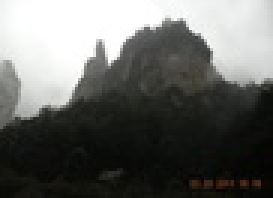
%> input picture 颜色传递函数/12.jpg, 91 x 66 px, shrunk from 416 x 300 before the run (shown 3 times larger)
$ octave ColorTransfer.m   (GNU Octave 9; MATLAB toolbox functions it lacks are replaced by stand-ins)
%> lines starting %> are read from the running program, lines starting %| are printed output that depends on the picture
%% 颜色传递
img=imread('12.jpg');
%> img is the input picture: size 66x91x3 uint8; mean R, G, B 102.4, 103.3, 100.4
imshow(img);
R_mean=mean2(img(:,:,1));
%> R_mean = 102.4
R_epse=std2(img(:,:,1))^2;
%> R_epse = 6175.7
G_mean=mean2(img(:,:,2));
%> G_mean = 103.3
G_epse=std2(img(:,:,2))^2;
%> G_epse = 6182.1
B_mean=mean2(img(:,:,3));
%> B_mean = 100.4
B_epse=std2(img(:,:,3))^2;
%> B_epse = 6343.8

img2=imread('2.jpg');
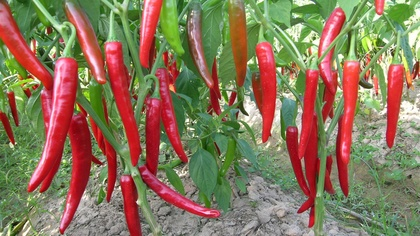
%> input picture 颜色传递函数/2.jpg, 420 x 236 px, shrunk from 1920 x 1080 before the run
%> img2 is the input picture: size 236x420x3 uint8; mean R, G, B 137.3, 119.9, 90.4
figure,imshow(img2);
[m, n, dim]=size(img2);
%> m = 236; n = 420; dim = 3
R2_mean=mean2(img2(:,:,1));
%> R2_mean = 137.3
R2_epse=std2(img2(:,:,1))^2;
%> R2_epse = 1520.3
G2_mean=mean2(img2(:,:,2));
%> G2_mean = 119.9
G2_epse=std2(img2(:,:,2))^2;
%> G2_epse = 1400.7
B2_mean=mean2(img2(:,:,3));
%> B2_mean = 90.36
B2_epse=std2(img2(:,:,3))^2;
%> B2_epse = 1451

for i=1:m
    for j=1:n
        imgcop(i,j,1) =(R_epse/R2_epse)*(img2(i,j,1)- R2_mean)+R_mean;
        imgcop(i,j,2) =(G_epse/G2_epse)*(img2(i,j,2)- G2_mean)+G_mean;
        imgcop(i,j,3) =(B_epse/B2_epse)*(img2(i,j,3)- R2_mean)+B_mean;
    end
end
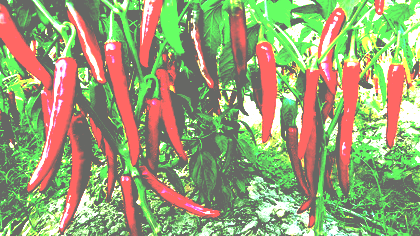
%> imgcop: size 236x420x3 uint8; mean R, G, B 153.3, 162.7, 117.7

figure,imshow(imgcop)
title('RGB');
